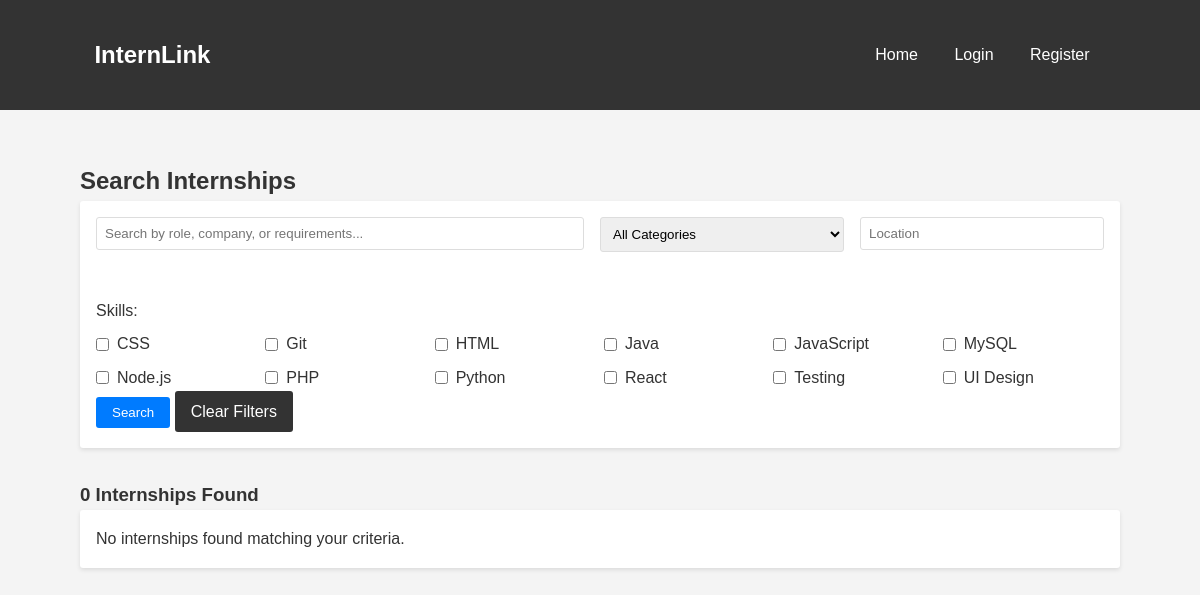
Screenshot of /search.php with the database file from the repository.
### tables this page shows
CREATE TABLE skills (
    skill_id INT UNSIGNED AUTO_INCREMENT PRIMARY KEY,
    skill_name VARCHAR(50) NOT NULL UNIQUE
);

### includes/db.php (called while the page is built, shortened)
<?php
function isLoggedIn() {
    return isset($_SESSION['user_id']);
}
?>

### search.php (the view, shortened to what this page needs)
<?php
require_once 'includes/db.php';
try {
    $stmt = $pdo->query("SELECT * FROM skills ORDER BY skill_name");
    $skills = $stmt->fetchAll();
} catch (Exception $e) {
    $skills = [];
}
$where = ["i.status = 'active'"];
$params = [];
$whereClause = !empty($where) ? 'WHERE ' . implode(' AND ', $where) : '';
$query = "
    SELECT DISTINCT i.*, c.company_name,
           COALESCE(cat.category_name, 'Uncategorized') as category_name
    FROM internships i
    JOIN companies c ON i.company_id = c.company_id
    LEFT JOIN categories cat ON i.category_id = cat.category_id
    $whereClause
    ORDER BY i.created_at DESC
";
try {
    $stmt = $pdo->prepare($query);
    $stmt->execute($params);
    $internships = $stmt->fetchAll();
} catch (PDOException $e) {
    error_log("Database error in search: " . $e->getMessage());
    $internships = [];
    $search_error = "There was an error searching for internships. Please try again later.";
}
?>
<!DOCTYPE html>
<html lang="en">
<head>
    <link rel="stylesheet" href="css/style.css">
</head>
<body>
    <nav class="navbar">
        <div class="container">
            <h1>InternLink</h1>
            <div>
                <a href="index.php">Home</a>
                <?php if (isLoggedIn()): ?>
                    <a href="<?php echo getUserRole(); ?>/dashboard.php">Dashboard</a>
                    <a href="logout.php">Logout</a>
                <?php else: ?>
                    <a href="login.php">Login</a>
                    <a href="register.php">Register</a>
                <?php endif; ?>
            </div>
        </div>
    </nav>
    <div class="container">
        <h2>Search Internships</h2>
        <div class="card search-filters">
            <form method="GET" action="" id="searchForm">
                <div class="search-row">
                    <div class="form-group">
                        <input type="text" name="q" class="search-input"
                               placeholder="Search by role, company, or requirements..."
                               value="<?php echo htmlspecialchars($_GET['q'] ?? ''); ?>">
                    </div>
                    <div class="form-group">
                        <select name="category">
                            <option value="">All Categories</option>
                        </select>
                    </div>
                    <div class="form-group">
                        <input type="text" name="location"
                               placeholder="Location"
                               value="<?php echo htmlspecialchars($_GET['location'] ?? ''); ?>">
                    </div>
                </div>
                <div class="skills-filter">
                    <label>Skills:</label>
                    <div class="skills-grid">
                        <?php foreach ($skills as $skill): ?>
                            <label class="skill-checkbox">
                                <input type="checkbox" name="skills[]"
                                       value="<?php echo $skill['skill_id']; ?>"
                                       <?php echo (isset($_GET['skills']) && in_array($skill['skill_id'], $_GET['skills'])) ? 'checked' : ''; ?>>
                                <?php echo htmlspecialchars($skill['skill_name']); ?>
                            </label>
                        <?php endforeach; ?>
                    </div>
                </div>
                <button type="submit" class="btn btn-primary">Search</button>
                <a href="search.php" class="btn">Clear Filters</a>
            </form>
        </div>
        <div class="search-results">
            <h3><?php echo count($internships); ?> Internships Found</h3>
            <?php if (!empty($internships)): ?>
                <div class="grid">
                    <?php foreach ($internships as $internship): ?>
                        <div class="card internship-card">
                            <h3><?php echo htmlspecialchars($internship['title']); ?></h3>
                            <p class="company"><?php echo htmlspecialchars($internship['company_name']); ?></p>
                            <p class="category"><?php echo htmlspecialchars($internship['category_name']); ?></p>
                            <p class="location">📍 <?php echo htmlspecialchars($internship['location'] ?? ''); ?></p>
                            <?php
                            try {
                                $skillStmt = $pdo->prepare("
                                    SELECT s.skill_name
                                    FROM internship_skills is_join
                                    JOIN skills s ON is_join.skill_id = s.skill_id
                                    WHERE is_join.internship_id = ?
                                ");
                                $skillStmt->execute([$internship['internship_id']]);
                                $internshipSkills = $skillStmt->fetchAll();
                                if ($internshipSkills): ?>
                                    <div class="skills">
                                        <?php foreach ($internshipSkills as $skill): ?>
                                            <span class="badge"><?php echo htmlspecialchars($skill['skill_name']); ?></span>
                                        <?php endforeach; ?>
                                    </div>
                                <?php endif;
                            } catch (Exception $e) {
                            }
                            ?>
                            <p class="stipend">💰 Stipend: <?php echo htmlspecialchars($internship['stipend'] ?? 'Not specified'); ?></p>
                            <p class="duration">⏱️ Duration: <?php echo htmlspecialchars($internship['duration'] ?? 'Not specified'); ?></p>
                            <?php if ($internship['deadline']): ?>
                                <p class="deadline">📅 Deadline: <?php echo date('M d, Y', strtotime($internship['deadline'])); ?></p>
                            <?php endif; ?>
                            <p class="posted">Posted: <?php echo date('M d, Y', strtotime($internship['created_at'])); ?></p>
                            <div class="card-actions">
                                <a href="internship.php?id=<?php echo $internship['internship_id']; ?>"
                                   class="btn btn-primary">View Details</a>
                            </div>
                        </div>
                    <?php endforeach; ?>
                </div>
            <?php else: ?>
                <div class="card">
                    <p>No internships found matching your criteria.</p>
                </div>
            <?php endif; ?>
        </div>
    </div>
</body>
</html>

### css/style.css (style rules this page uses)
* { margin: 0; padding: 0; box-sizing: border-box; -webkit-tap-highlight-color: transparent; }
body { font-family: Arial, sans-serif; line-height: 1.6; background-color: #f4f4f4; color: #333; -webkit-font-smoothing: antialiased; -moz-osx-font-smoothing: grayscale; }
.container { width: 90%; max-width: 1200px; margin: 0 auto; padding: 20px; }
.navbar { background-color: #333; color: white; padding: 1rem; margin-bottom: 2rem; }
.navbar .container { display: flex; justify-content: space-between; align-items: center; }
.navbar a { color: white; text-decoration: none; padding: 0.5rem 1rem; }
.form-group { margin-bottom: 1rem; }
.form-group input[type="text"], .form-group input[type="email"], .form-group input[type="password"], .form-group textarea, .form-group select { width: 100%; padding: 0.5rem; border: 1px solid #ddd; border-radius: 3px; }
.btn { display: inline-block; padding: 0.5rem 1rem; background-color: #333; color: white; border: none; border-radius: 3px; cursor: pointer; text-decoration: none; }
.btn-primary { background-color: #007bff; }
.card { background-color: white; border-radius: 3px; padding: 1rem; margin-bottom: 1rem; box-shadow: 0 2px 4px rgba(0, 0, 0, 0.1); }
.search-input { width: 100%; padding: 0.5rem; border: 1px solid #ddd; border-radius: 3px; margin-bottom: 1rem; }

### search.php (style rules this page uses)
.search-filters { margin-bottom: 2rem; }
.search-row { display: grid; grid-template-columns: 2fr 1fr 1fr; gap: 1rem; margin-bottom: 1rem; }
.skills-filter { margin-top: 1rem; }
.skills-grid { display: grid; grid-template-columns: repeat(auto-fill, minmax(150px, 1fr)); gap: 0.5rem; margin-top: 0.5rem; }
.skill-checkbox { display: flex; align-items: center; gap: 0.5rem; }

### rows the page displays
skills: skill_name "CSS"
skills: skill_name "Git"
skills: skill_name "HTML"
skills: skill_name "Java"
skills: skill_name "JavaScript"
skills: skill_name "MySQL"
skills: skill_name "Node.js"
skills: skill_name "PHP"
skills: skill_name "Python"
skills: skill_name "React"
skills: skill_name "Testing"
skills: skill_name "UI Design"

### other values shown
count($internships) "0"
